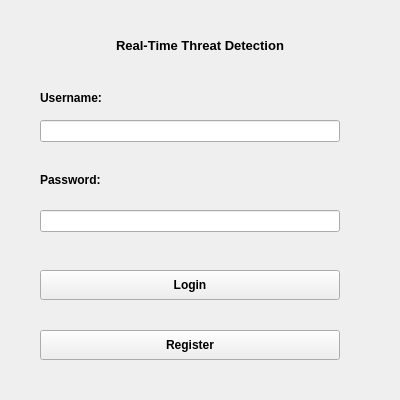
<?xml version="1.0" encoding="UTF-8"?>
<ui version="4.0">
 <class>MainWindow</class>
 <widget class="QMainWindow" name="MainWindow">
  <property name="geometry">
   <rect>
    <x>0</x>
    <y>0</y>
    <width>400</width>
    <height>400</height>
   </rect>
  </property>
  <property name="minimumSize">
   <size>
    <width>400</width>
    <height>400</height>
   </size>
  </property>
  <property name="maximumSize">
   <size>
    <width>400</width>
    <height>400</height>
   </size>
  </property>
  <property name="windowTitle">
   <string>Real-Time Threat Detection</string>
  </property>
  <widget class="QWidget" name="centralwidget">
   <widget class="QLabel" name="label_name">
    <property name="geometry">
     <rect>
      <x>60</x>
      <y>30</y>
      <width>280</width>
      <height>30</height>
     </rect>
    </property>
    <property name="font">
     <font>
      <pointsize>10</pointsize>
      <weight>75</weight>
      <bold>true</bold>
     </font>
    </property>
    <property name="text">
     <string>Real-Time Threat Detection</string>
    </property>
    <property name="alignment">
     <set>Qt::AlignCenter</set>
    </property>
   </widget>
   <widget class="QLabel" name="label_username">
    <property name="geometry">
     <rect>
      <x>40</x>
      <y>90</y>
      <width>90</width>
      <height>16</height>
     </rect>
    </property>
    <property name="font">
     <font>
      <pointsize>9</pointsize>
      <weight>75</weight>
      <bold>true</bold>
     </font>
    </property>
    <property name="text">
     <string>Username:</string>
    </property>
   </widget>
   <widget class="QLabel" name="label_password">
    <property name="geometry">
     <rect>
      <x>40</x>
      <y>170</y>
      <width>90</width>
      <height>20</height>
     </rect>
    </property>
    <property name="font">
     <font>
      <pointsize>9</pointsize>
      <weight>75</weight>
      <bold>true</bold>
     </font>
    </property>
    <property name="text">
     <string>Password:</string>
    </property>
   </widget>
   <widget class="QLineEdit" name="username_input">
    <property name="geometry">
     <rect>
      <x>40</x>
      <y>120</y>
      <width>300</width>
      <height>22</height>
     </rect>
    </property>
   </widget>
   <widget class="QLineEdit" name="password_input">
    <property name="geometry">
     <rect>
      <x>40</x>
      <y>210</y>
      <width>300</width>
      <height>22</height>
     </rect>
    </property>
    <property name="echoMode">
     <enum>QLineEdit::Password</enum>
    </property>
   </widget>
   <widget class="QPushButton" name="login_button">
    <property name="geometry">
     <rect>
      <x>40</x>
      <y>270</y>
      <width>300</width>
      <height>30</height>
     </rect>
    </property>
    <property name="font">
     <font>
      <pointsize>9</pointsize>
      <weight>75</weight>
      <bold>true</bold>
     </font>
    </property>
    <property name="text">
     <string>Login</string>
    </property>
   </widget>
   <widget class="QPushButton" name="register_button">
    <property name="geometry">
     <rect>
      <x>40</x>
      <y>330</y>
      <width>300</width>
      <height>30</height>
     </rect>
    </property>
    <property name="font">
     <font>
      <pointsize>9</pointsize>
      <weight>75</weight>
      <bold>true</bold>
     </font>
    </property>
    <property name="text">
     <string>Register</string>
    </property>
   </widget>
  </widget>
 </widget>
 <resources/>
 <connections/>
</ui>
